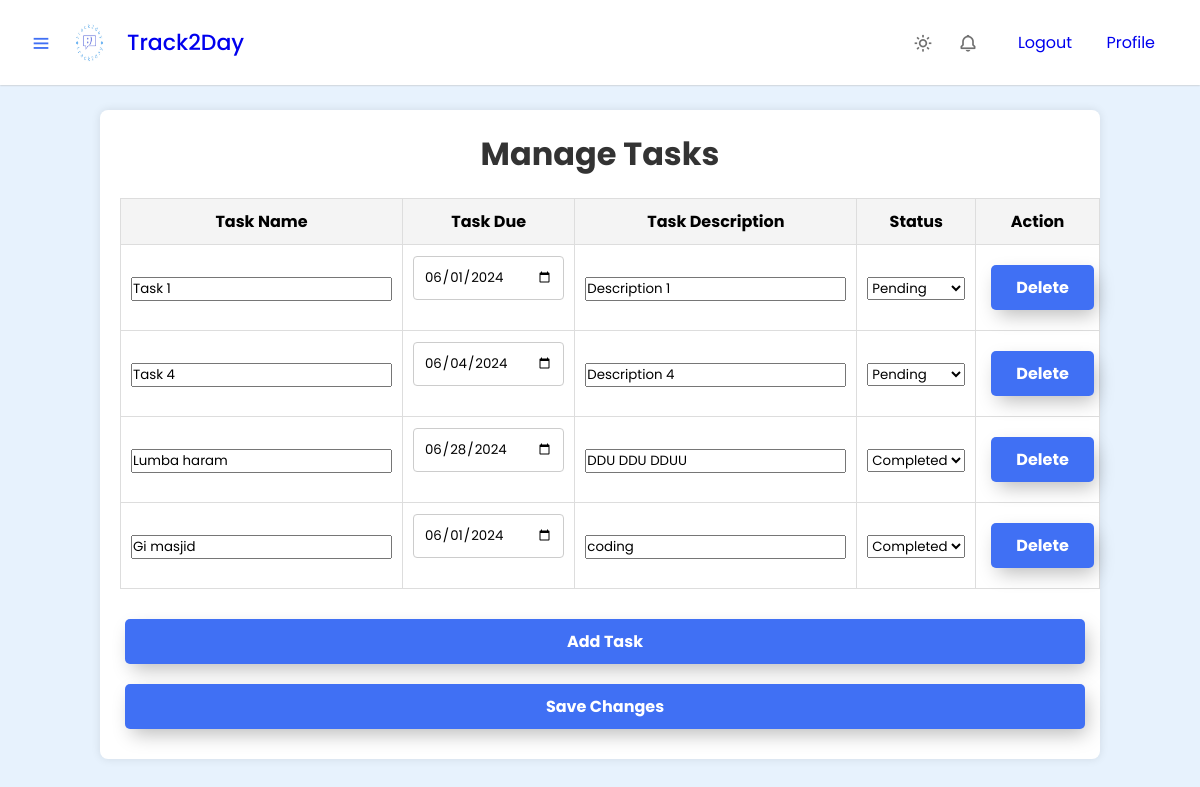
Before: /tasks.php (signed in) with the older database file.
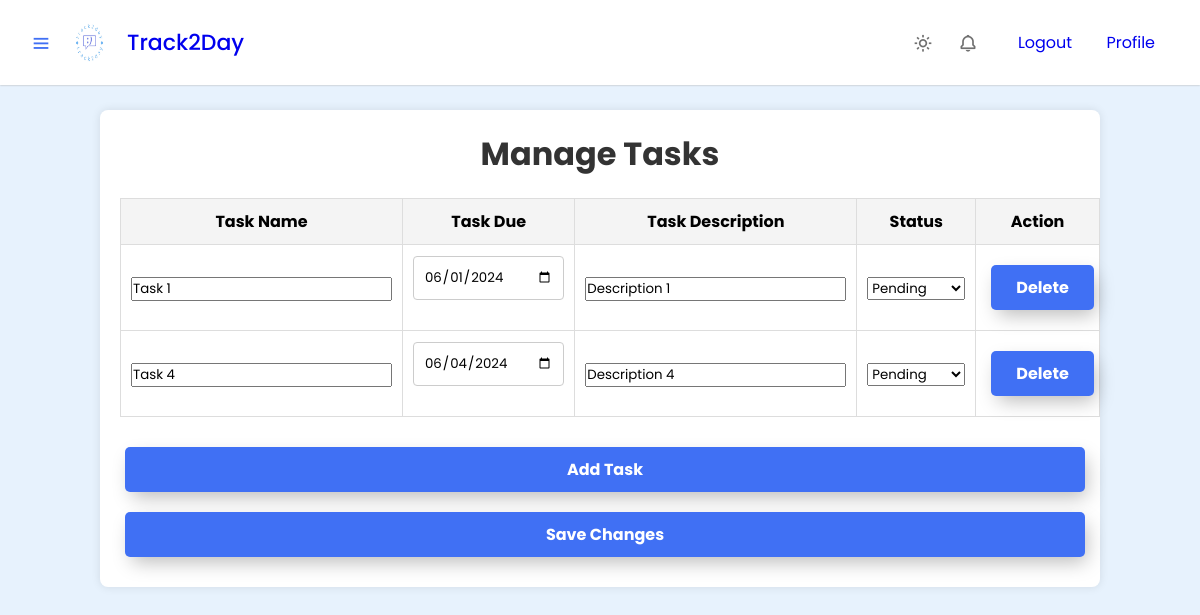
After: the same page with the newer database file.
### tables this page shows
CREATE TABLE `task` (
  `task_id` varchar(11) NOT NULL,
  `task_name` varchar(45) NOT NULL,
  `task_desc` varchar(45) NOT NULL,
  `task_duration` date DEFAULT NULL,
  `task_status` varchar(45) NOT NULL,
  `user_email` varchar(45) NOT NULL
);

### tasks.php (the view, shortened to what this page needs)
<!DOCTYPE html>
<html lang="en">
<head>
    <link href="https://unpkg.com/boxicons@2.1.4/css/boxicons.min.css" rel="stylesheet" />
    <link rel="stylesheet" href="style.css" />
</head>
<body>
    <nav class="navbar">
        <div class="logo_item">
            <i class="bx bx-menu" id="sidebarOpen"></i>
            <img src="icon.jpg" alt="Track2Day Logo">
            <a href="menu2.php">Track2Day</a>
        </div>
        <div class="navbar_content">
            <i class='bx bx-sun' id="darkLight"></i>
            <i class='bx bx-bell'></i>
            <ul>
                <li><a href="logout.php">Logout</a></li>
                <li><a href="userprofile.php">Profile</a></li>
            </ul>
        </div>
    </nav>
    <main>
        <div class="tasks-container">
            <h1>Manage Tasks</h1>
            <form action="savetasks.php" method="POST">
                <table class="task-table">
                    <thead>
                        <tr>
                            <th>Task Name</th>
                            <th>Task Due</th>
                            <th>Task Description</th>
                            <th>Status</th>
                            <th>Action</th>
                        </tr>
                    </thead>
                    <tbody>
                        <?php
                        include('dbconn.php');
                        $user_email = $_SESSION['email'];
                        $sql_tasks = "SELECT * FROM task WHERE user_email = '$user_email'";
                        $result_tasks = mysqli_query($dbconn, $sql_tasks);
                        if ($result_tasks && mysqli_num_rows($result_tasks) > 0) {
                            while ($row_task = mysqli_fetch_assoc($result_tasks)) {
                                echo "<tr>";
                                echo "<td><input type='text' name='task_name[]' value='" . htmlspecialchars($row_task['task_name']) . "'></td>";
                                echo "<td><input type='date' name='task_duration[]' value='" . htmlspecialchars($row_task['task_duration']) . "'></td>";
                                echo "<td><input type='text' name='task_desc[]' value='" . htmlspecialchars($row_task['task_desc']) . "'></td>";
                                echo "<td><select name='task_status[]'><option value='pending'" . ($row_task['task_status'] == 'pending' ? ' selected' : '') . ">Pending</option><option value='completed'" . ($row_task['task_status'] == 'completed' ? ' selected' : '') . ">Completed</option></select></td>";
                                echo "<td><button type='submit' class='delete-task'>Delete</button></td>";
                                echo "</tr>";
                            }
                        }
                        ?>
                    </tbody>
                </table>
                <button type="button" id="add-task">Add Task</button>
                <button type="submit" name="save">Save Changes</button>
            </form>
        </div>
    </main>
</body>
</html>

Changed rows visible on the page:
removed task: task_name "Lumba haram", task_duration "06/28/2024", task_desc "DDU DDU DDUU", task_status "Completed"
removed task: task_name "Gi masjid", task_duration "06/01/2024", task_desc "coding", task_status "Completed"
